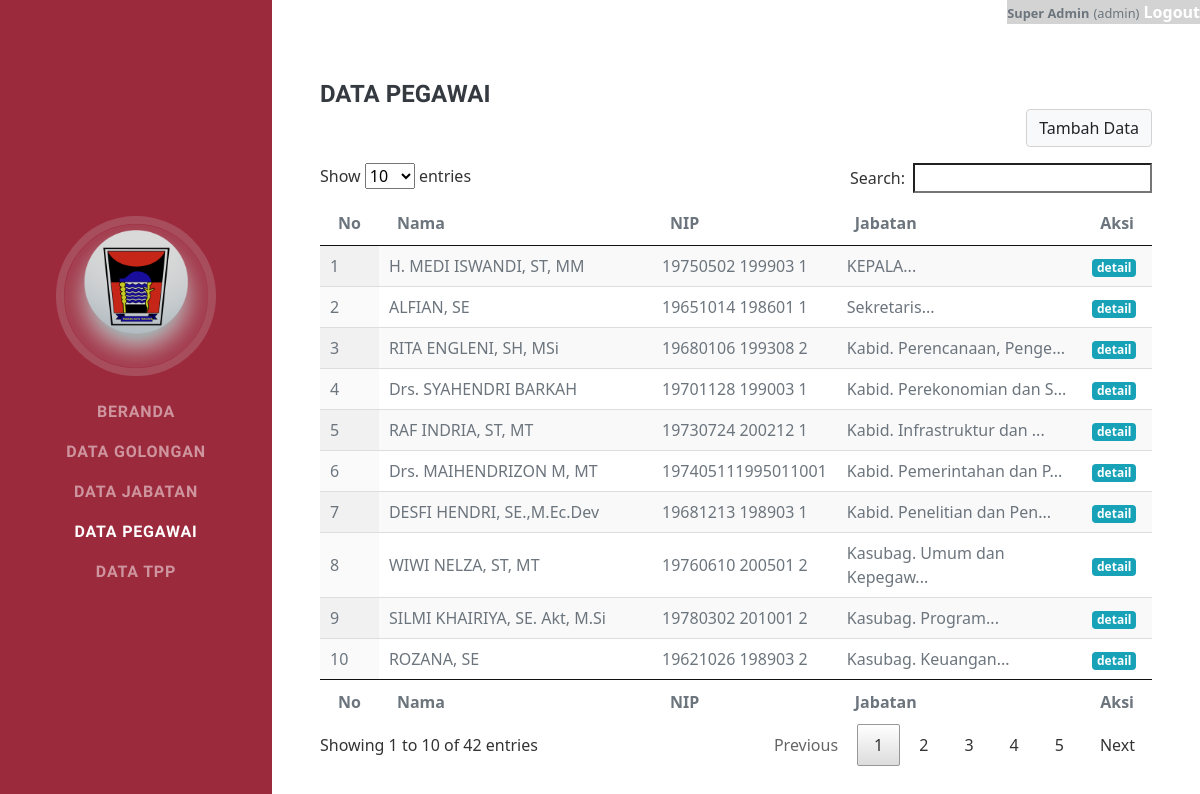
Screenshot of /pegawai.php (signed in) with the database file from the repository.
### tables this page shows
CREATE TABLE `pegawai` (
  `nip` varchar(18) NOT NULL,
  `nama` varchar(50) NOT NULL,
  `no_rekening` varchar(15) NOT NULL,
  `id_golongan` int(11) DEFAULT NULL,
  `id_jabatan` int(11) NOT NULL
);

CREATE TABLE `jabatan` (
  `id_jabatan` int(11) NOT NULL,
  `nama_jabatan` varchar(90) NOT NULL,
  `beban_kerja_skp` int(11) NOT NULL,
  `kehadiran` int(11) NOT NULL,
  `potongan_bpjs` double NOT NULL,
  `pertimbangan_objektif` int(11) NOT NULL
);

### pegawai.php (the view, shortened to what this page needs)
        <?php include('assets/menu.php') ?>
        <div class="container-fluid p-0">
            <section class="resume-section" id="pegawai">
                <div class="resume-section-content">
                    <h4 class="mb-0">
                        Data Pegawai
                    </h4>
<a href="pegawai-tambah.php" style="float: right; padding-bottom: 2%" name="akses">
    <button class="btn btn-light" style="border-color: lightgray">Tambah Data</button>
</a>
<table id="example" class="display" style="width:100%">
        <thead>
            <tr>
                <th>No</th>
                <th>Nama</th>
                <th>NIP</th>
                <th>Jabatan</th>
                <th>Aksi</th>
            </tr>
        </thead>
        <tbody>
            <?php
                $sql=mysqli_query($con, "SELECT nip, nama, jabatan.nama_jabatan
                    FROM pegawai
                    LEFT JOIN jabatan ON jabatan.id_jabatan=pegawai.id_jabatan
                    order by pegawai.id_jabatan
                    ");
                $no=1;
                while ($data=mysqli_fetch_array($sql)) {
                    $nip=$data['nip'];
                    echo "<tr>";
                    echo "<td>".$no."</td>";
                    echo "<td>".$data['nama']."</td>";
                    echo "<td>".$nip."</td>";
                    echo "<td>".substr($data['nama_jabatan'],0, 25)."... </td>";
                    echo '<td>
                        <a href="pegawai-detail.php?nip='.$nip.'" class="badge badge-info">detail</a>
                        </td>';
                    echo "</tr>";
                    $no++;
                }
            ?>
        </tbody>
        <tfoot>
            <tr>
                <th>No</th>
                <th>Nama</th>
                <th>NIP</th>
                <th>Jabatan</th>
                <th>Aksi</th>
            </tr>
        </tfoot>
    </table>
<?php include('assets/footer.php') ?>

### rows the page displays
pegawai: nama "H. MEDI ISWANDI, ST, MM", nip "19750502 199903 1", id_jabatan.nama_jabatan "KEPALA"
pegawai: nama "ALFIAN, SE", nip "19651014 198601 1", id_jabatan.nama_jabatan "Sekretaris"
pegawai: nama "RITA ENGLENI, SH, MSi", nip "19680106 199308 2", id_jabatan.nama_jabatan "Kabid. Perencanaan, Penge"
pegawai: nama "Drs. SYAHENDRI BARKAH", nip "19701128 199003 1", id_jabatan.nama_jabatan "Kabid. Perekonomian dan S"
pegawai: nama "RAF INDRIA, ST, MT", nip "19730724 200212 1", id_jabatan.nama_jabatan "Kabid. Infrastruktur dan"
pegawai: nama "Drs. MAIHENDRIZON M, MT", nip "197405111995011001", id_jabatan.nama_jabatan "Kabid. Pemerintahan dan P"
pegawai: nama "DESFI HENDRI, SE.,M.Ec.Dev", nip "19681213 198903 1", id_jabatan.nama_jabatan "Kabid. Penelitian dan Pen"
pegawai: nama "WIWI NELZA, ST, MT", nip "19760610 200501 2", id_jabatan.nama_jabatan "Kasubag. Umum dan Kepegaw"
pegawai: nama "SILMI KHAIRIYA, SE. Akt, M.Si", nip "19780302 201001 2", id_jabatan.nama_jabatan "Kasubag. Program"
pegawai: nama "ROZANA, SE", nip "19621026 198903 2", id_jabatan.nama_jabatan "Kasubag. Keuangan"

### other values shown
$_SESSION['nama'] "Super Admin"
$_SESSION['role'] "admin"
